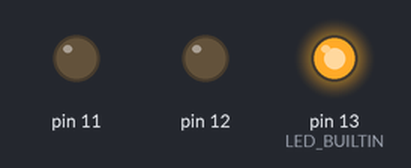
The sketch below on a simulated Arduino Uno, built with avr-gcc and run on an emulated ATmega328P. Parts: output pins drawn as LEDs (lit = HIGH).

Above: at 5.0 s.
At 19.0 s:
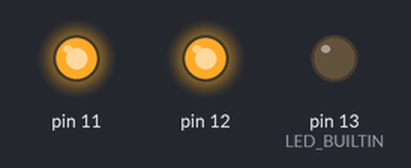
At 26.0 s:
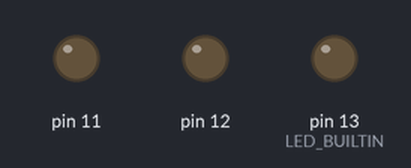
Timing chart, 0 to 36.4 s (numbered marks = the images above):
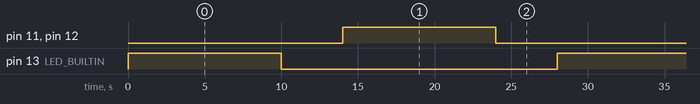

Measured:
- by itself, pin 11, pin 12, pin 13 (LED_BUILTIN): alternates HIGH for 10.0 s and LOW for 18.0 s
- by itself, everything shown: repeats every 28.0 s, in 4 steps

The sketch:

Sa_das_dixitais_4.ino
```cpp
// C++ code
//
void setup()
{
  pinMode(LED_BUILTIN, OUTPUT);
  pinMode(13, OUTPUT);
  pinMode(12, OUTPUT);
  pinMode(11, OUTPUT);
}

void loop()
{
  digitalWrite(LED_BUILTIN, HIGH);
  digitalWrite(13, HIGH);
  delay(10000); // Wait for 10000 millisecond(s)
  digitalWrite(LED_BUILTIN, LOW);
  digitalWrite(13, LOW);
  delay(4000); // Wait for 4000 millisecond(s)
  digitalWrite(LED_BUILTIN, HIGH);
  digitalWrite(12, HIGH);
  digitalWrite(11, HIGH);
  digitalWrite(13, LOW);
  digitalWrite(11, HIGH);
  delay(10000); // Wait for 10000 millisecond(s)
  digitalWrite(LED_BUILTIN, LOW);
  digitalWrite(12, LOW);
  digitalWrite(11, LOW);
  delay(4000); // Wait for 4000 millisecond(s)
}
```
